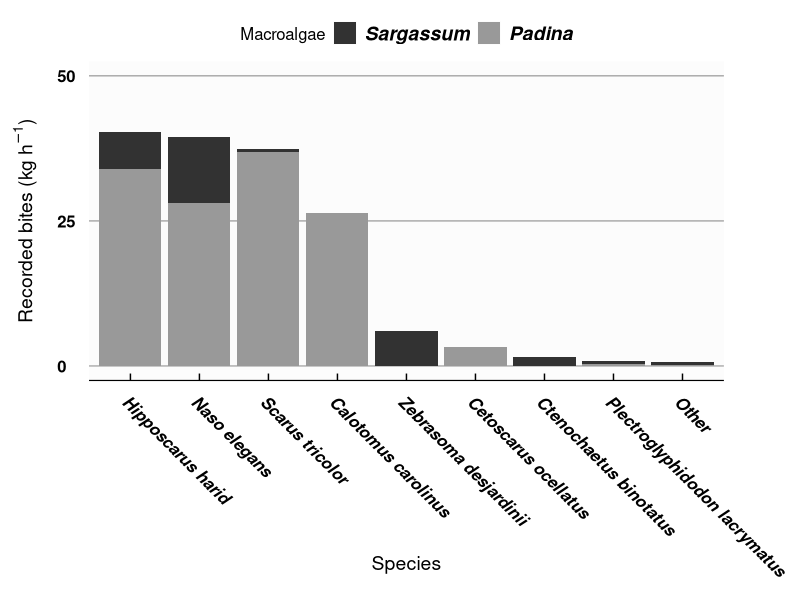

R code for this plot:
## ---- chunk 1

rm(list=ls()) # Clear workspace
knitr::opts_knit$set(root.dir = '/tmp') #Set directory at current directory for all subsequent chunks
options(scipen = 50) # Have all numbers in non-scientific notation

library(plyr) # Join (vlookup)
library(writexl)
library(tidyverse) # Data manipulation and plotting
library(ggthemes) # Pretty plots
library(readxl) # Import excel sheets
library(htmlTable) # Data table

data_summary <- function(data, varname, groupnames){
  require(plyr)
  summary_func <- function(x, col){
    c(sum = sum(x[[col]], na.rm=TRUE),
      mean = mean(x[[col]], na.rm=TRUE),
      sd = sd(x[[col]], na.rm=TRUE),
      n  = length(x[[col]]),
      se = sd(x[[col]], na.rm=TRUE)/sqrt(length(x)))
  }
  data_sum<-ddply(data, groupnames, .fun=summary_func,
                  varname)
  #data_sum <- plyr::rename(data_sum, c("mean" = varname))
 return(data_sum)
}

## ---- chunk 2

ruv.raw <- read_excel("RUV bites_03_Selection.xlsx", sheet = "Species")
ruv.raw$Object <- factor(ruv.raw$Object)
ruv.raw$Species <- factor(ruv.raw$Species)

ruv.1 <- subset(ruv.raw, Object == "Sargassum" | Object == "Padina")
colnames(ruv.1)[4] <- "Macroalgae"
ruv.1 <- ruv.1[c(2,4,5,7)]

# Add totals per species, so bar graph can be sorted from max to min
ruv.max <- ruv.1  %>%  
  group_by(Species) %>% 
  dplyr::summarise(Bites_max = sum(smsBites, na.rm = TRUE))

# Create category Other, for those species having relatively few Bites
Total <- sum(ruv.max$Bites_max)
ruv.max$Bites_pct <- ruv.max$Bites_max / Total * 100 # Express bites as percentages of total Bites

# Join dataframes
ruv.1 <- plyr::join(ruv.1, ruv.max, by = "Species")

# Change Species names to category Other, when their total Bites contribute < 3%
ruv.1$Species <- ifelse(ruv.1$Bites_pct < 0.5, "Other", as.character(ruv.1$Species))

# Change order of Macroalgae
ruv.1$Macroalgae <- factor(ruv.1$Macroalgae, ordered = T, levels = c("Sargassum", "Padina"))

# Order
ruv.1 <- ruv.1 %>%
  arrange(Bites_max) %>%               
  mutate(Species = fct_rev(factor(Species, unique(Species))))

## ---- chunk 3

# Get totals per Location x Species x Macroalgae
ruv.table <- ruv.1  %>%  
  group_by(Species, Location, Macroalgae) %>% 
  dplyr::summarise(Bites = sum(smsBites, na.rm = TRUE))

# Make Macroalgae complete
ruv.table <- spread(ruv.table, key = Macroalgae, value = Bites)
ruv.table <- gather(ruv.table, Macroalgae, Bites, "Sargassum":"Padina") 

# Make Species complete
ruv.table <- spread(ruv.table, key = Species, value = Bites)
ruv.table <- gather(ruv.table, Species, Bites, 3:ncol(ruv.table))

# Reorder dataframe by max Bites per Species
ruv.table <- ruv.table %>%
  arrange(sum(Bites)) %>%               
  mutate(Species = factor(Species, unique(Species)))

# Set NAs (added for missing values) to 0
ruv.table$Bites <- as.numeric(ruv.table$Bites)
#ruv.table[is.na(ruv.table)] <- 0

# Organize data
ruv.table[with(ruv.table, order(Macroalgae, Location, Species)),]
ruv.table <- ruv.table[,c(3,1,2,4)]
ruv.table$Bites <-ceiling(ruv.table$Bites)

# Add Total sum colum
ruv.table <- spread(ruv.table, key = Macroalgae, value = Bites)
ruv.table$Sum <- rowSums(ruv.table[,c("Sargassum", "Padina")], na.rm=TRUE)

# Keep only first value of outer grouping column
ruv.table = ruv.table %>%
  group_by(Species) %>%
  mutate(count=1:n()) %>%
  ungroup %>%
  mutate(Species = ifelse(count==1, as.character(Species), NA)) %>%
  select(-count)

# Create table (can be copied into Word doc)
htmlTable(ruv.table, rnames = FALSE, align = "ll|rrr", align.header = "llrrr",
          col.rgroup = rep(c("none", "gray93"), each = as.numeric(length(unique(na.omit(ruv.table$Location))))),
          css.cell = c("padding-left: 0em", "padding-left: 1em", 
                       "padding-left: 4em", "padding-left: 4em", "padding-left: 2em" ))

## ---- chunk 4

ggplot(ruv.1, aes(fill = Macroalgae, y = smsBites, x = reorder(Species, -Bites_max))) + 
  geom_bar(position="stack", stat="identity")+
  scale_fill_manual(values = c("#323232", "#999999"))+
  scale_y_continuous(breaks = c(0, 25, 50), label = waiver (), limits = c (0, 50))+
  labs(x = "Species", y = expression(paste("Recorded bites (kg ", h^-1,")")))+
  theme_economist()+scale_colour_economist()+
  theme(
    axis.title.x = element_text(color = "black", size = 14, vjust = 6, hjust = 0.5),
    axis.text.x = element_text(color="black", size = 12, face = "bold.italic", angle = -45,  hjust=0, vjust = 1),
    axis.title.y = element_text(color = "black",  size = 14, vjust = 4),
    axis.text.y = element_text(colour = "black", size = 12, vjust=0.5, face = "bold"),
    legend.position = "top",
    legend.box.margin = margin(0, 0, -5, 0),
    legend.title = element_text(size = 12),
    legend.text = element_text(size = 14, face = "bold.italic"),
    plot.margin = margin(t = 10, r = 55,  b = 0,  l = 20),
    panel.background = element_rect(fill = "#FCFCFC"),
    plot.background = element_rect(fill = "#FFFFFF"),
    panel.grid.major = element_line(colour = "#797979", size = 0.3)
  )
ggsave("RUV (Species X Macroalgae).tiff", width = 23, height = 13, units = "cm", dpi=1200, compression = "lzw")
## ---- chunk 5

RUV_Bites_Browsing <- data_summary(ruv.table, varname = "Sum", groupnames = c("Location"))
RUV_Bites_Browsing <- select(RUV_Bites_Browsing, c('Location', 'sum')) 
names(RUV_Bites_Browsing) <- c("Location", "BrowsingBites_kg.h")
write_xlsx(RUV_Bites_Browsing, "Correlations_RUVBrowsingBites.xlsx")
